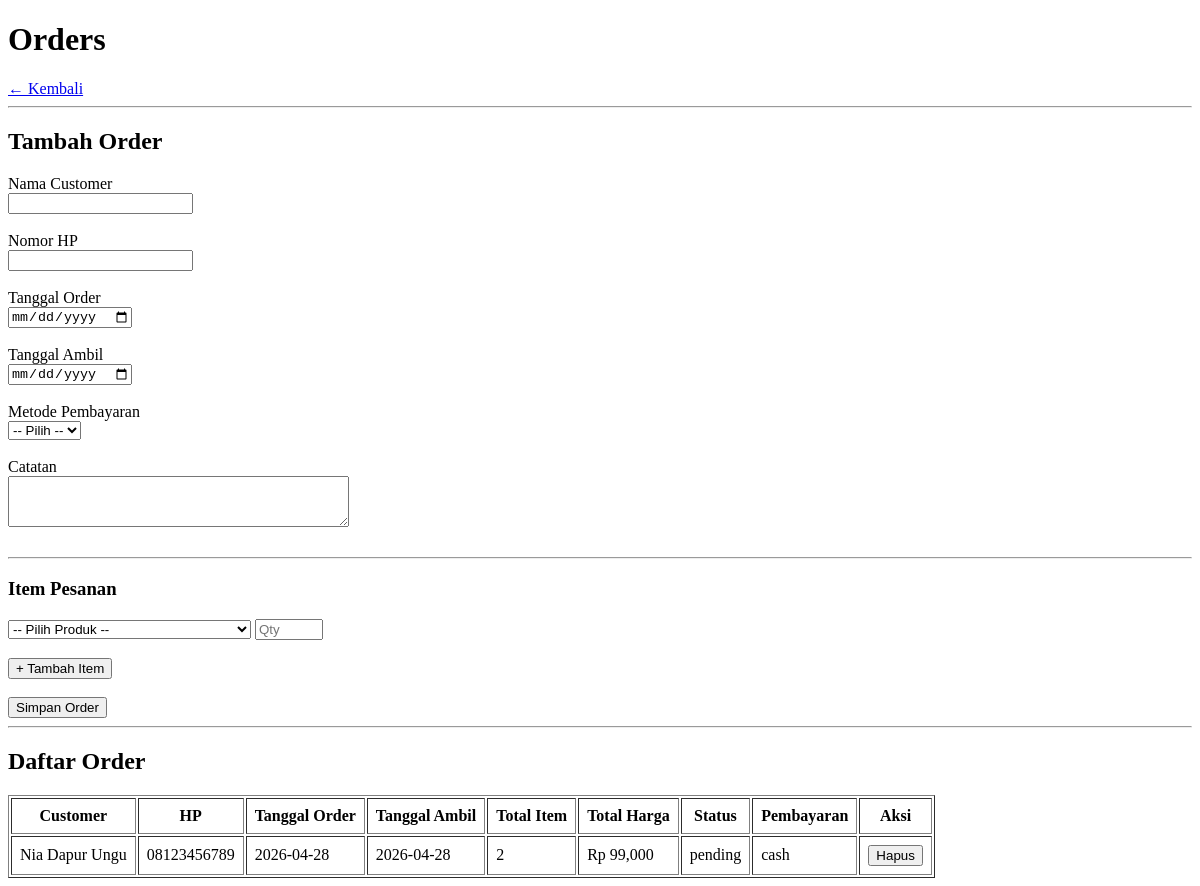
The page /orders on the database as committed earlier.
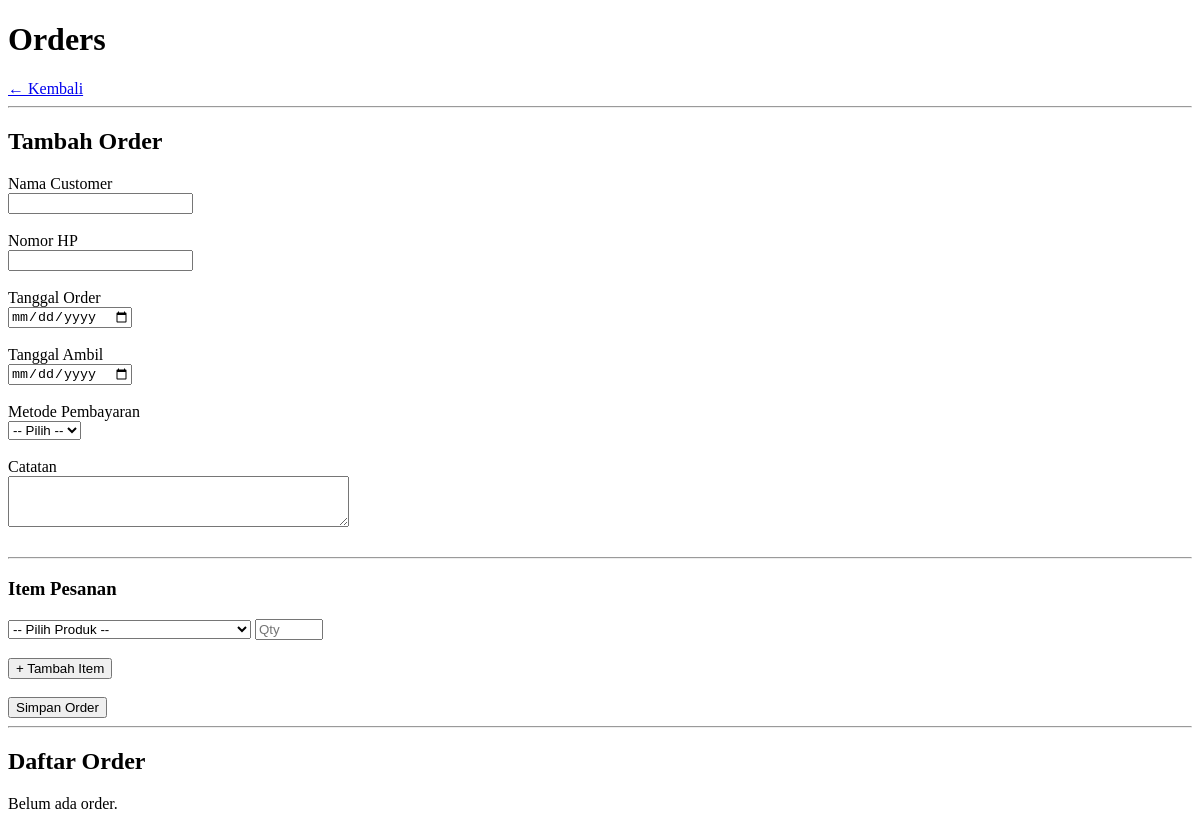
The same page on the database as committed later.
### tables this page shows
CREATE TABLE orders (
    id              INTEGER PRIMARY KEY AUTOINCREMENT,
    customer_name   TEXT NOT NULL,
    customer_phone  TEXT,
    order_date      TEXT NOT NULL,
    pickup_date     TEXT,
    status          TEXT DEFAULT 'pending',
    payment_method  TEXT NOT NULL,
    payment_status  TEXT DEFAULT 'unpaid',
    notes           TEXT,
    created_at      TEXT DEFAULT CURRENT_TIMESTAMP
);

### app.py (the view)
@app.route('/orders')
def orders():
    all_orders = get_all_orders()
    all_products = get_all_products()
    return render_template('orders.html', orders=all_orders, products=all_products)

### database/db.py (called while the page is built)
def get_connection():
    conn = sqlite3.connect(DB_PATH)
    conn.row_factory = sqlite3.Row
    conn.execute("PRAGMA foreign_keys = ON")
    return conn

def get_all_products():
    conn = get_connection()
    products = conn.execute(
        "SELECT * FROM products WHERE is_active = 1 ORDER BY name"
    ).fetchall()
    conn.close()
    return products

def get_all_orders():
    conn = get_connection()
    orders = conn.execute("""
        SELECT o.*,
               COUNT(oi.id) as total_items,
               SUM(oi.quantity * oi.price) as total_harga
        FROM orders o
        LEFT JOIN order_items oi ON o.id = oi.order_id
        GROUP BY o.id
        ORDER BY o.created_at DESC
    """).fetchall()
    conn.close()
    return orders

### templates/orders.html (shortened to what this page needs)
<!DOCTYPE html>
<html lang="id">
<head>
</head>
<body>
    <h1>Orders</h1>
    <a href="/">← Kembali</a>
    <hr>
    <h2>Tambah Order</h2>
    <form action="/orders/add" method="POST">
        <label>Nama Customer</label><br>
        <input type="text" name="customer_name" required><br><br>
        <label>Nomor HP</label><br>
        <input type="text" name="customer_phone"><br><br>
        <label>Tanggal Order</label><br>
        <input type="date" name="order_date" required><br><br>
        <label>Tanggal Ambil</label><br>
        <input type="date" name="pickup_date"><br><br>
        <label>Metode Pembayaran</label><br>
        <select name="payment_method" required>
            <option value="">-- Pilih --</option>
        </select><br><br>
        <label>Catatan</label><br>
        <textarea name="notes" rows="3" cols="40"></textarea><br><br>
        <hr>
        <h3>Item Pesanan</h3>
        <div id="items-container">
            <div class="item-row">
                <select name="product_id[]" required>
                    <option value="">-- Pilih Produk --</option>
                </select>
                <input type="number" name="quantity[]" placeholder="Qty" min="1" required style="width:60px">
            </div>
        </div>
        <br>
        <button type="button" onclick="addItem()">+ Tambah Item</button>
        <br><br>
        <button type="submit">Simpan Order</button>
    </form>
    <hr>
    <h2>Daftar Order</h2>
    {% if orders %}
    <table border="1" cellpadding="8">
        <thead>
            <tr>
                <th>Customer</th>
                <th>HP</th>
                <th>Tanggal Order</th>
                <th>Tanggal Ambil</th>
                <th>Total Item</th>
                <th>Total Harga</th>
                <th>Status</th>
                <th>Pembayaran</th>
                <th>Aksi</th>
            </tr>
        </thead>
        <tbody>
            {% for order in orders %}
            <tr>
                <td>{{ order['customer_name'] }}</td>
                <td>{{ order['customer_phone'] }}</td>
                <td>{{ order['order_date'] }}</td>
                <td>{{ order['pickup_date'] or '-' }}</td>
                <td>{{ order['total_items'] }}</td>
                <td>Rp {{ "{:,.0f}".format(order['total_harga'] or 0) }}</td>
                <td>{{ order['status'] }}</td>
                <td>{{ order['payment_method'] }}</td>
                <td>
                    <form action="/orders/delete/{{ order['id'] }}" method="POST"
                            onsubmit="return confirm('Hapus order ini?')">
                        <button type="submit">Hapus</button>
                    </form>
                </td>
            </tr>
            {% endfor %}
        </tbody>
    </table>
    {% else %}
    <p>Belum ada order.</p>
    {% endif %}
</body>
</html>

Rows that differ between the two databases and show on the page:
removed orders: customer_name "Nia Dapur Ungu", customer_phone "08123456789", order_date "2026-04-28", pickup_date "2026-04-28", total_items "2", order "99,000", status "pending", payment_method "cash"
Other text that changed with them:
text no longer shown: "Customer HP Tanggal Order Tanggal Ambil Total Item Total Harga Status Pembayaran Aksi"
text now shown: "Belum ada order."
